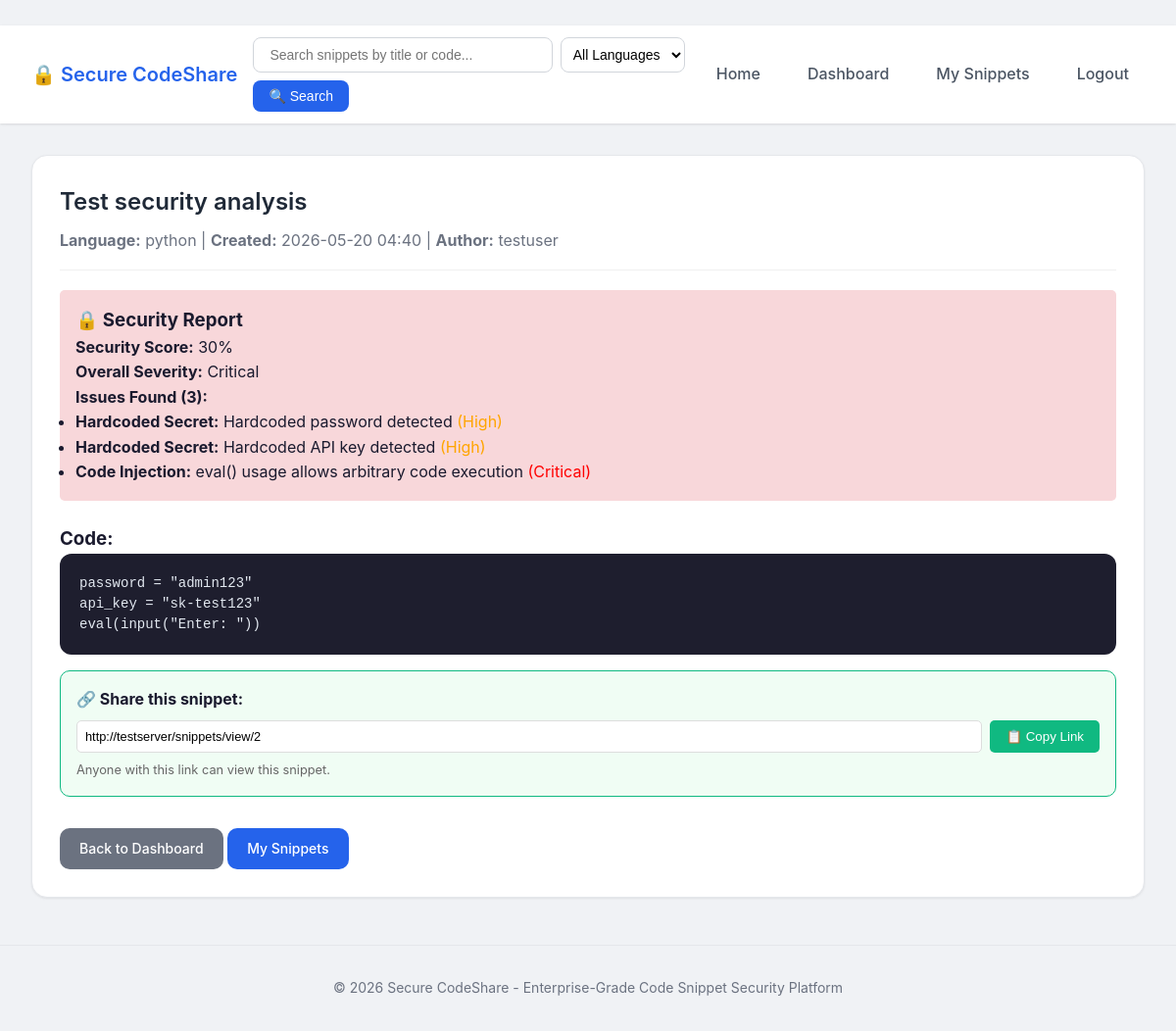
The app's page /snippets/view/2 (signed in) with its own data.
### models.py (models this page shows, shortened)
class Snippet(db.Model):
    __tablename__ = 'snippets'
    id = db.Column(db.Integer, primary_key=True)
    title = db.Column(db.String(200), nullable=False)
    code = db.Column(db.Text, nullable=False)
    language = db.Column(db.String(50), default='text')
    user_id = db.Column(db.Integer, db.ForeignKey('users.id'), nullable=False)
    created_at = db.Column(db.DateTime, default=datetime.utcnow)
    updated_at = db.Column(db.DateTime, default=datetime.utcnow, onupdate=datetime.utcnow)
    security_score = db.Column(db.Integer, default=100)
    tags = db.relationship('Tag', secondary=snippet_tags, back_populates='snippets')
    author = db.relationship('User', backref='snippets')

class User(UserMixin, db.Model):
    __tablename__ = 'users'
    id = db.Column(db.Integer, primary_key=True)
    username = db.Column(db.String(80), unique=True, nullable=False)
    email = db.Column(db.String(120), unique=True, nullable=False)
    password_hash = db.Column(db.String(200), nullable=False)
    role = db.Column(db.String(20), default='user')
    created_at = db.Column(db.DateTime, default=datetime.utcnow)

### app/snippets/routes.py (the view)
@snippets_bp.route('/view/<int:snippet_id>')
@login_required
def view_snippet(snippet_id):
    snippet = Snippet.query.get_or_404(snippet_id)
    analyzer = SecurityAnalyzer(snippet.code, snippet.language)
    security_results = analyzer.analyze()
    return render_template('view_snippet.html', snippet=snippet, security_results=security_results)

### app/security/analyzer.py (called while the page is built)
    def analyze(self):
        if self.language == 'python':
            self.analyze_python()
        elif self.language == 'javascript':
            self.analyze_javascript()
        else:
            self.analyze_generic()
        self.score = max(0, self.score)
        return {
            'issues': self.issues,
            'score': self.score,
            'has_issues': len(self.issues) > 0,
            'severity': self.get_severity()
        }

    def get_severity(self):
        if not self.issues:
            return 'Safe'
        critical_count = sum(1 for i in self.issues if i['severity'] == 'Critical')
        high_count = sum(1 for i in self.issues if i['severity'] == 'High')
        if critical_count > 0:
            return 'Critical'
        elif high_count > 0:
            return 'High'
        else:
            return 'Medium'

### app/templates/view_snippet.html (shortened to what this page needs)
﻿ {% extends "base.html" %}
{% block content %}
<div class="card">
    <div class="card-header">
        <h2>{{ snippet.title }}</h2>
        <p>
            <strong>Language:</strong> {{ snippet.language }} |
            <strong>Created:</strong> {{ snippet.created_at.strftime('%Y-%m-%d %H:%M') }} |
            <strong>Author:</strong> {{ snippet.author.username }}
        </p>
    </div>
    {% if security_results %}
    <div style="margin-bottom: 1.5rem; padding: 1rem; background: {% if security_results.score >= 80 %}#d4edda{% elif security_results.score >= 50 %}#fff3cd{% else %}#f8d7da{% endif %}; border-radius: 5px;">
        <h3>🔒 Security Report</h3>
        <p><strong>Security Score:</strong> {{ security_results.score }}%</p>
        <p><strong>Overall Severity:</strong> {{ security_results.severity }}</p>
        {% if security_results.has_issues %}
            <p><strong>Issues Found ({{ security_results.issues|length }}):</strong></p>
            <ul>
                {% for issue in security_results.issues %}
                    <li><strong>{{ issue.type }}:</strong> {{ issue.message }} <span style="color: {% if issue.severity == 'Critical' %}red{% elif issue.severity == 'High' %}orange{% else %}yellow{% endif %};">({{ issue.severity }})</span></li>
                {% endfor %}
            </ul>
        {% else %}
            <p>✅ No security issues detected!</p>
        {% endif %}
    </div>
    {% endif %}
    <h3>Code:</h3>
    <div class="code-snippet">
        <pre><code>{{ snippet.code }}</code></pre>
    </div>
    <div style="margin: 1rem 0; padding: 1rem; background: #f0fdf4; border-radius: 10px; border: 1px solid #10b981;">
        <strong>🔗 Share this snippet:</strong>
        <div style="display: flex; gap: 0.5rem; margin-top: 0.5rem; flex-wrap: wrap;">
            <input type="text" value="{{ request.url }}" id="shareLink" style="flex: 1; padding: 0.5rem; border: 1px solid #ddd; border-radius: 5px; font-size: 0.8rem;" readonly>
            <button onclick="copyToClipboard()" style="padding: 0.5rem 1rem; background: #10b981; color: white; border: none; border-radius: 5px; cursor: pointer;">📋 Copy Link</button>
        </div>
        <p style="font-size: 0.8rem; color: #666; margin-top: 0.5rem;">
            Anyone with this link can view this snippet.
        </p>
    </div>
    <div style="margin-top: 2rem;">
        <a href="{{ url_for('dashboard') }}" class="btn btn-secondary">Back to Dashboard</a>
        <a href="{{ url_for('snippets.my_snippets') }}" class="btn btn-primary">My Snippets</a>
    </div>
</div>
{% endblock %}

### app/templates/base.html (style rules this page uses)
* { margin: 0; padding: 0; box-sizing: border-box; }
body { font-family: -apple-system, BlinkMacSystemFont, 'Segoe UI', Roboto, 'Helvetica Neue', Arial, sans-serif; background: #f0f2f5; color: #1a1a2e; line-height: 1.6; }
.card { background: #ffffff; border-radius: 16px; box-shadow: 0 1px 3px rgba(0,0,0,0.05), 0 1px 2px rgba(0,0,0,0.03); padding: 1.75rem; margin-bottom: 1.5rem; transition: box-shadow 0.2s; border: 1px solid #e5e7eb; }
.card-header { border-bottom: 1px solid #f0f0f0; padding-bottom: 1rem; margin-bottom: 1.25rem; }
.card-header h2 { color: #1f2937; font-size: 1.5rem; font-weight: 600; }
.card-header p { color: #6b7280; margin-top: 0.5rem; }
.btn { display: inline-flex; align-items: center; gap: 0.5rem; padding: 0.625rem 1.25rem; border: none; border-radius: 10px; font-size: 0.875rem; font-weight: 500; cursor: pointer; transition: all 0.2s; text-decoration: none; }
.btn-primary { background: #2563eb; color: white; }
.btn-secondary { background: #6b7280; color: white; }
.code-snippet { background: #1e1e2e; color: #e2e8f0; padding: 1.25rem; border-radius: 12px; overflow-x: auto; font-family: 'SF Mono', 'Monaco', 'Cascadia Code', 'Courier New', monospace; font-size: 0.875rem; line-height: 1.5; }
.code-snippet pre { margin: 0; }

### records on screen
Snippet: title "Test security analysis", language "python", created_at "2026-05-20 04:40", code "password = \"admin123\" api_key = \"sk-test123\" eval(input(\"Enter: \"))"
User: author.username "testuser"

### other values on screen
{{ security_results.score }} "30"
{{ security_results.severity }} "Critical"
{{ security_results.issues|length }} "3"
{{ issue.type }} "Hardcoded Secret" "Hardcoded Secret" "Code Injection"
{{ issue.message }} "Hardcoded password detected" "Hardcoded API key detected" "eval() usage allows arbitrary code execution"
{{ issue.severity }} "High" "High" "Critical"
